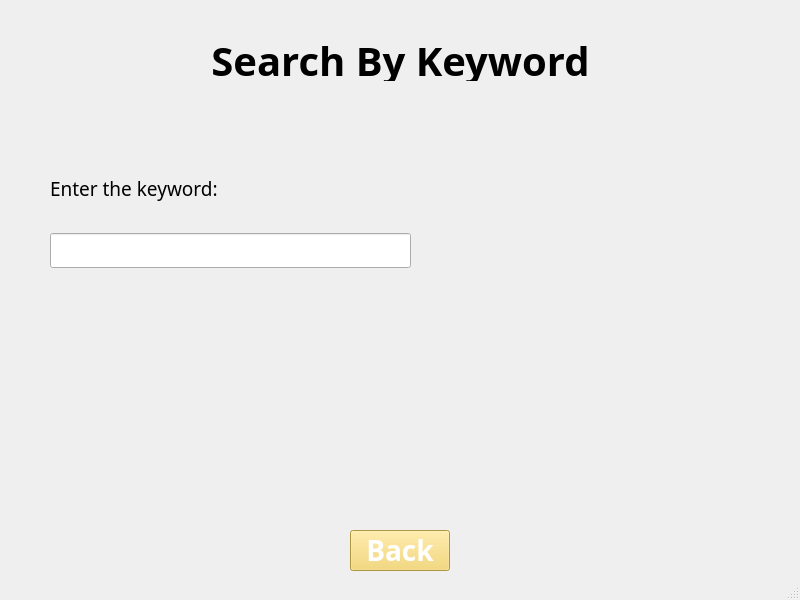
<?xml version="1.0" encoding="UTF-8"?>
<ui version="4.0">
 <class>searchWindow</class>
 <widget class="QMainWindow" name="searchWindow">
  <property name="geometry">
   <rect>
    <x>0</x>
    <y>0</y>
    <width>800</width>
    <height>600</height>
   </rect>
  </property>
  <property name="windowTitle">
   <string>MainWindow</string>
  </property>
  <widget class="QWidget" name="centralwidget">
   <widget class="QPushButton" name="backButton">
    <property name="geometry">
     <rect>
      <x>350</x>
      <y>530</y>
      <width>100</width>
      <height>41</height>
     </rect>
    </property>
    <property name="font">
     <font>
      <family>VNI-Disney</family>
      <pointsize>21</pointsize>
      <bold>true</bold>
     </font>
    </property>
    <property name="styleSheet">
     <string notr="true">background-color: #f4d35e; color: white;</string>
    </property>
    <property name="text">
     <string>Back</string>
    </property>
   </widget>
   <widget class="QLabel" name="label_3">
    <property name="geometry">
     <rect>
      <x>400</x>
      <y>130</y>
      <width>311</width>
      <height>341</height>
     </rect>
    </property>
    <property name="text">
     <string/>
    </property>
    <property name="pixmap">
     <pixmap resource="resources.qrc">:/resources/dictionary-removebg-preview.png</pixmap>
    </property>
   </widget>
   <widget class="QLabel" name="label">
    <property name="geometry">
     <rect>
      <x>0</x>
      <y>40</y>
      <width>801</width>
      <height>41</height>
     </rect>
    </property>
    <property name="font">
     <font>
      <family>VNI-Disney</family>
      <pointsize>30</pointsize>
      <bold>true</bold>
     </font>
    </property>
    <property name="text">
     <string>Search By Keyword</string>
    </property>
    <property name="alignment">
     <set>Qt::AlignCenter</set>
    </property>
    <property name="wordWrap">
     <bool>false</bool>
    </property>
   </widget>
   <widget class="QWidget" name="">
    <property name="geometry">
     <rect>
      <x>50</x>
      <y>150</y>
      <width>361</width>
      <height>201</height>
     </rect>
    </property>
    <layout class="QVBoxLayout" name="verticalLayout">
     <item>
      <widget class="QLabel" name="definition_2">
       <property name="font">
        <font>
         <family>VNI-Disney</family>
         <pointsize>14</pointsize>
        </font>
       </property>
       <property name="text">
        <string>Enter the keyword:</string>
       </property>
      </widget>
     </item>
     <item>
      <widget class="QLineEdit" name="lineEdit">
       <property name="font">
        <font>
         <family>VNI-Disney</family>
         <pointsize>14</pointsize>
        </font>
       </property>
      </widget>
     </item>
     <item>
      <widget class="QLabel" name="definition">
       <property name="font">
        <font>
         <family>VNI-Disney</family>
         <pointsize>14</pointsize>
        </font>
       </property>
       <property name="text">
        <string/>
       </property>
      </widget>
     </item>
    </layout>
   </widget>
  </widget>
  <widget class="QMenuBar" name="menubar">
   <property name="geometry">
    <rect>
     <x>0</x>
     <y>0</y>
     <width>800</width>
     <height>22</height>
    </rect>
   </property>
  </widget>
  <widget class="QStatusBar" name="statusbar"/>
 </widget>
 <resources>
  <include location="resources.qrc"/>
 </resources>
 <connections/>
</ui>
